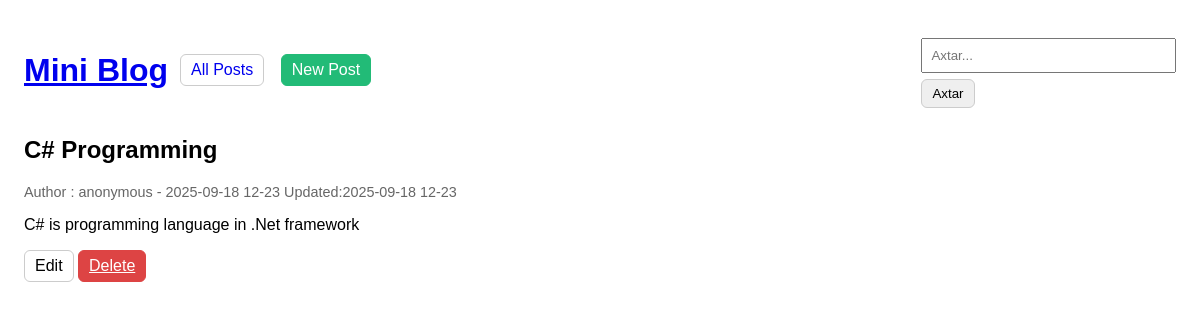
Screenshot of /post/c-programming with the database file from the repository.
### blog/models.py (models this page shows, shortened)
class Post(models.Model):
    title=models.CharField(max_length=200)
    slug=models.SlugField(max_length=220,unique=True,blank=True)
    content=models.TextField()
    author=models.CharField(max_length=100,default='anonymous')
    created_at=models.DateTimeField(auto_now_add=True)
    updated_at=models.DateTimeField(auto_now=True)
    class Meta:
        ordering=['-created_at']
        indexes=[
            models.Index(fields=['slug']),
            models.Index(fields=['-created_at']),
        ]

### blog/views.py (the view)
# urls.py: path('post/<slug:slug>', views.post_detail_by_slug, name='post_detail'),
def post_detail_by_slug(request, slug:str):
    post=get_object_or_404(Post, slug=slug)
    return render(request, 'blog/post_detail.html', {'post': post})

### blog/templates/blog/post_detail.html (shortened to what this page needs)
{% extends "blog/base.html" %}
{% block content %}
    <article>
    <h2>{{ post.title }}</h2>
    <p class="muted">
        Author : {{ post.author }} - {{ post.created_at|date:"Y-m-d H-i" }}
        {%  if post.updated_at  %} Updated:{{ post.updated_at|date:"Y-m-d H-i" }} {% endif %}
    </p>
    <p>
        {{ post.content|linebreaks }}
    </p>
    </article>
    <p>
    <a class="btn">Edit</a>
    <a class="btn btn-danger" href="{% url 'blog:post_delete' post.pk %}">Delete</a>
    </p>
{% endblock %}

### blog/templates/blog/base.html (shortened to what this page needs)
<!DOCTYPE html>
<html lang="az">
<head>
</head>
<body>
  <header>
    <h1 style="margin:0"><a href="{% url 'blog:post_list' %}">Mini Blog</a></h1>
    <nav>
      <a class="btn" href="{% url 'blog:post_list' %}">All Posts</a>
      <a class="btn btn-primary" href="{% url 'blog:post_create' %}">New Post</a>
    </nav>
    <form  method="get" style="margin-left:auto;">
      <input type="text" name="q" placeholder="Axtar..." value="{{ q|default:'' }}">
      <button class="btn">Axtar</button>
    </form>
  </header>
  {% block content %}{% endblock %}
</body>
</html>

### blog/templates/blog/base.html (style rules this page uses)
body { font-family: sans-serif; margin: 24px; }
header { display:flex; gap:12px; align-items:center; margin-bottom: 16px; }
nav a { margin-right: 12px; text-decoration:none; }
.btn { padding:6px 10px; border:1px solid #ccc; border-radius:6px; display:inline-block; }
.btn-primary { background:#2b7; color:#fff; border-color:#2b7; }
.btn-danger { background:#d44; color:#fff; border-color:#d44; }
.muted { color:#666; font-size: 90%; }
form { display:block; margin:8px 0; }
input[type=text], textarea { width: 100%; padding:8px; box-sizing:border-box; margin:6px 0; }

### rows the page displays
Post: title "C# Programming", author "anonymous", created_at "2025-09-18 12-23", updated_at "2025-09-18 12-23", content "C# is programming language in .Net framework"
